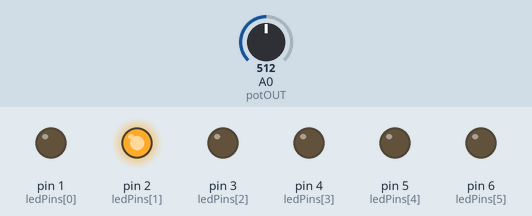
A sketch run on a simulated Arduino Uno, built with avr-gcc and run on an emulated ATmega328P. Shown: output pins drawn as LEDs (lit = HIGH). Dashed ring = blinking. The test bench sets the inputs (shaded band); at power-on: A0 (potOUT) = 512.

Above: at 4.1 s.
4.2 s: A0 (potOUT) set to 122
At 4.8 s:
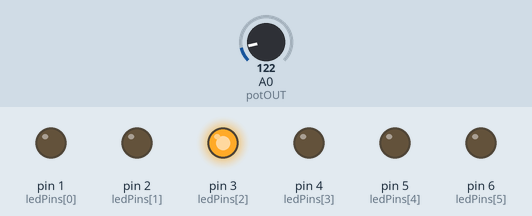
8.4 s: A0 (potOUT) set to 306
At 9.26 s:
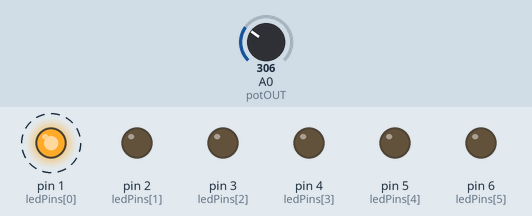
At 10.37 s:
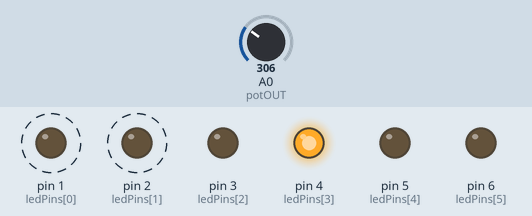
Timing chart, 0 to 18.6 s (numbered marks = the images above; inputs shaded):
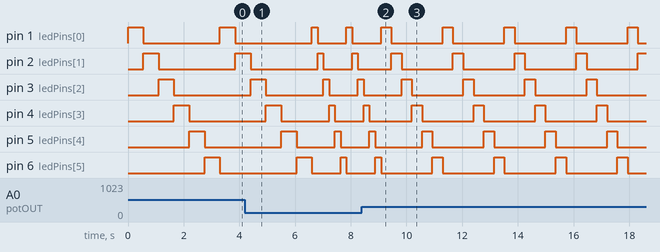

The sketch:

led_speed_patterns.ino
```cpp
int potOUT=A0;
int ledPins[]={1,2,3,4,5,6};
int ledDelay = 500;

void setup() {
  // put your setup code here, to run once:
  pinMode(potOUT,INPUT);
  for(int i=0;i<6;i++){
    pinMode(ledPins[i],OUTPUT);
  }

}

void loop() {
  // put your main code here, to run repeatedly:
  int value=analogRead(potOUT);
  ledDelay = map(value, 0, 1023, 100, 1000);
  for(int i=0;i<6;i++){
    digitalWrite(ledPins[i],HIGH);
    delay(ledDelay);
    digitalWrite(ledPins[i],LOW);
  }
}
```

Measured:
- after the input at 8.4 s, pin 1 (ledPins[0]), pin 2 (ledPins[1]): alternates HIGH for 0.37 s and LOW for 1.8 s, starting after 1.1 s
- by itself, pin 1 (ledPins[0]): alternates HIGH for 0.21 s and LOW for 1.0 s
- by itself, pin 3 (ledPins[2]): repeats every 2.2 s: HIGH 0.37 s, LOW 1.8 s
- by itself, pin 5 (ledPins[4]): repeats every 2.1 s: LOW 1.7 s, HIGH 0.37 s
- by itself, pin 6 (ledPins[5]): repeats every 2.2 s: LOW 1.8 s, HIGH 0.37 s
